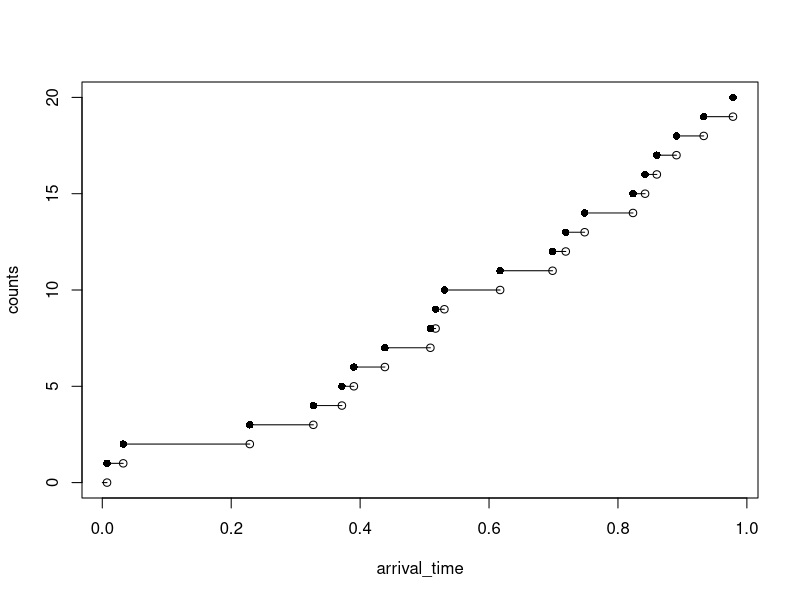

Recreate this plot in R.
## ---- chunk 1

lambda <- 17
# the length of time horizon for the simulation T_length <- 31
last_arrival <- 0
arrival_time <- c()
inter_arrival <- rexp(1, rate = lambda)
T_length <- 1
while (inter_arrival + last_arrival < T_length) { 
  last_arrival <- inter_arrival + last_arrival 
  arrival_time <- c(arrival_time,last_arrival) 
  inter_arrival <- rexp(1, rate = lambda)
}


n <- length(arrival_time)
counts <- 1:n

plot(arrival_time, counts, pch=16, ylim=c(0, n))
points(arrival_time, c(0, counts[-n]))
segments(
  x0 = c(0, arrival_time[-n]),
  y0 = c(0, counts[-n]),
  x1 = arrival_time,
  y1 = c(0, counts[-n])
)
